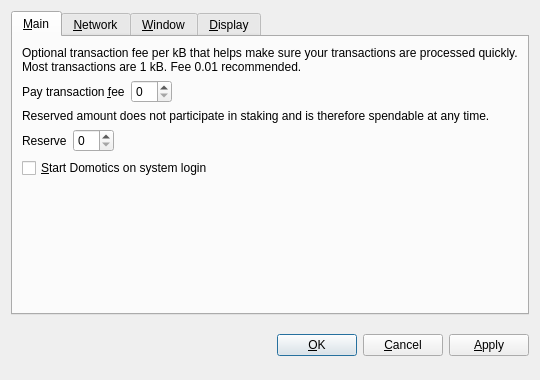
<?xml version="1.0" encoding="UTF-8"?>
<ui version="4.0">
 <class>OptionsDialog</class>
 <widget class="QDialog" name="OptionsDialog">
  <property name="geometry">
   <rect>
    <x>0</x>
    <y>0</y>
    <width>540</width>
    <height>380</height>
   </rect>
  </property>
  <property name="windowTitle">
   <string>Options</string>
  </property>
  <property name="modal">
   <bool>true</bool>
  </property>
  <layout class="QVBoxLayout" name="verticalLayout">
   <item>
    <widget class="QTabWidget" name="tabWidget">
     <property name="tabPosition">
      <enum>QTabWidget::North</enum>
     </property>
     <property name="currentIndex">
      <number>0</number>
     </property>
     <widget class="QWidget" name="tabMain">
      <attribute name="title">
       <string>&amp;Main</string>
      </attribute>
      <layout class="QVBoxLayout" name="verticalLayout_Main">
       <item>
        <widget class="QLabel" name="transactionFeeInfoLabel">
         <property name="text">
          <string>Optional transaction fee per kB that helps make sure your transactions are processed quickly. Most transactions are 1 kB. Fee 0.01 recommended.</string>
         </property>
         <property name="textFormat">
          <enum>Qt::PlainText</enum>
         </property>
         <property name="wordWrap">
          <bool>true</bool>
         </property>
        </widget>
       </item>
       <item>
        <layout class="QHBoxLayout" name="horizontalLayoutFee">
         <item>
          <widget class="QLabel" name="transactionFeeLabel">
           <property name="text">
            <string>Pay transaction &amp;fee</string>
           </property>
           <property name="textFormat">
            <enum>Qt::PlainText</enum>
           </property>
           <property name="buddy">
            <cstring>transactionFee</cstring>
           </property>
          </widget>
         </item>
         <item>
          <widget class="BitcoinAmountField" name="transactionFee"/>
         </item>
         <item>
          <spacer name="horizontalSpacerFee">
           <property name="orientation">
            <enum>Qt::Horizontal</enum>
           </property>
           <property name="sizeHint" stdset="0">
            <size>
             <width>40</width>
             <height>20</height>
            </size>
           </property>
          </spacer>
         </item>
        </layout>
       </item>
       <item>
        <widget class="QLabel" name="reserveBalanceInfoLabel">
         <property name="text">
          <string>Reserved amount does not participate in staking and is therefore spendable at any time.</string>
         </property>
         <property name="textFormat">
          <enum>Qt::PlainText</enum>
         </property>
         <property name="wordWrap">
          <bool>true</bool>
         </property>
        </widget>
       </item>
       <item>
        <layout class="QHBoxLayout" name="horizontalLayoutReserveBalance">
         <item>
          <widget class="QLabel" name="reserveBalanceLabel">
           <property name="text">
            <string>Reserve</string>
           </property>
           <property name="textFormat">
            <enum>Qt::PlainText</enum>
           </property>
           <property name="buddy">
            <cstring>reserveBalance</cstring>
           </property>
          </widget>
         </item>
         <item>
          <widget class="BitcoinAmountField" name="reserveBalance"/>
         </item>
         <item>
          <spacer name="horizontalSpacerReserveBalance">
           <property name="orientation">
            <enum>Qt::Horizontal</enum>
           </property>
           <property name="sizeHint" stdset="0">
            <size>
             <width>40</width>
             <height>20</height>
            </size>
           </property>
          </spacer>
         </item>
        </layout>
       </item>
       <item>
        <widget class="QCheckBox" name="bitcoinAtStartup">
         <property name="toolTip">
          <string>Automatically start Domotics after logging in to the system.</string>
         </property>
         <property name="text">
          <string>&amp;Start Domotics on system login</string>
         </property>
        </widget>
       </item>
       <item>
        <spacer name="verticalSpacer_Main">
         <property name="orientation">
          <enum>Qt::Vertical</enum>
         </property>
         <property name="sizeHint" stdset="0">
          <size>
           <width>20</width>
           <height>40</height>
          </size>
         </property>
        </spacer>
       </item>
      </layout>
     </widget>
     <widget class="QWidget" name="tabNetwork">
      <attribute name="title">
       <string>&amp;Network</string>
      </attribute>
      <layout class="QVBoxLayout" name="verticalLayout_Network">
       <item>
        <widget class="QCheckBox" name="mapPortUpnp">
         <property name="toolTip">
          <string>Automatically open the Domotics client port on the router. This only works when your router supports UPnP and it is enabled.</string>
         </property>
         <property name="text">
          <string>Map port using &amp;UPnP</string>
         </property>
        </widget>
       </item>
       <item>
        <widget class="QCheckBox" name="connectSocks">
         <property name="toolTip">
          <string>Connect to the Domotics network through a SOCKS proxy (e.g. when connecting through Tor).</string>
         </property>
         <property name="text">
          <string>&amp;Connect through SOCKS proxy:</string>
         </property>
        </widget>
       </item>
       <item>
        <layout class="QHBoxLayout" name="horizontalLayout_Network">
         <item>
          <widget class="QLabel" name="proxyIpLabel">
           <property name="text">
            <string>Proxy &amp;IP:</string>
           </property>
           <property name="textFormat">
            <enum>Qt::PlainText</enum>
           </property>
           <property name="buddy">
            <cstring>proxyIp</cstring>
           </property>
          </widget>
         </item>
         <item>
          <widget class="QValidatedLineEdit" name="proxyIp">
           <property name="maximumSize">
            <size>
             <width>140</width>
             <height>16777215</height>
            </size>
           </property>
           <property name="toolTip">
            <string>IP address of the proxy (e.g. 127.0.0.1)</string>
           </property>
          </widget>
         </item>
         <item>
          <widget class="QLabel" name="proxyPortLabel">
           <property name="text">
            <string>&amp;Port:</string>
           </property>
           <property name="textFormat">
            <enum>Qt::PlainText</enum>
           </property>
           <property name="buddy">
            <cstring>proxyPort</cstring>
           </property>
          </widget>
         </item>
         <item>
          <widget class="QLineEdit" name="proxyPort">
           <property name="maximumSize">
            <size>
             <width>55</width>
             <height>16777215</height>
            </size>
           </property>
           <property name="toolTip">
            <string>Port of the proxy (e.g. 9050)</string>
           </property>
          </widget>
         </item>
         <item>
          <widget class="QLabel" name="socksVersionLabel">
           <property name="text">
            <string>SOCKS &amp;Version:</string>
           </property>
           <property name="textFormat">
            <enum>Qt::PlainText</enum>
           </property>
           <property name="buddy">
            <cstring>socksVersion</cstring>
           </property>
          </widget>
         </item>
         <item>
          <widget class="QValueComboBox" name="socksVersion">
           <property name="toolTip">
            <string>SOCKS version of the proxy (e.g. 5)</string>
           </property>
          </widget>
         </item>
         <item>
          <spacer name="horizontalSpacer_Network">
           <property name="orientation">
            <enum>Qt::Horizontal</enum>
           </property>
           <property name="sizeHint" stdset="0">
            <size>
             <width>40</width>
             <height>20</height>
            </size>
           </property>
          </spacer>
         </item>
        </layout>
       </item>
       <item>
        <spacer name="verticalSpacer_Network">
         <property name="orientation">
          <enum>Qt::Vertical</enum>
         </property>
         <property name="sizeHint" stdset="0">
          <size>
           <width>20</width>
           <height>40</height>
          </size>
         </property>
        </spacer>
       </item>
      </layout>
     </widget>
     <widget class="QWidget" name="tabWindow">
      <attribute name="title">
       <string>&amp;Window</string>
      </attribute>
      <layout class="QVBoxLayout" name="verticalLayout_Window">
       <item>
        <widget class="QCheckBox" name="minimizeToTray">
         <property name="toolTip">
          <string>Show only a tray icon after minimizing the window.</string>
         </property>
         <property name="text">
          <string>&amp;Minimize to the tray instead of the taskbar</string>
         </property>
        </widget>
       </item>
       <item>
        <widget class="QCheckBox" name="minimizeOnClose">
         <property name="toolTip">
          <string>Minimize instead of exit the application when the window is closed. When this option is enabled, the application will be closed only after selecting Quit in the menu.</string>
         </property>
         <property name="text">
          <string>M&amp;inimize on close</string>
         </property>
        </widget>
       </item>
       <item>
        <spacer name="verticalSpacer_Window">
         <property name="orientation">
          <enum>Qt::Vertical</enum>
         </property>
         <property name="sizeHint" stdset="0">
          <size>
           <width>20</width>
           <height>40</height>
          </size>
         </property>
        </spacer>
       </item>
      </layout>
     </widget>
     <widget class="QWidget" name="tabDisplay">
      <attribute name="title">
       <string>&amp;Display</string>
      </attribute>
      <layout class="QVBoxLayout" name="verticalLayout_Display">
       <item>
        <layout class="QHBoxLayout" name="horizontalLayout_1_Display">
         <item>
          <widget class="QLabel" name="langLabel">
           <property name="text">
            <string>User Interface &amp;language:</string>
           </property>
           <property name="textFormat">
            <enum>Qt::PlainText</enum>
           </property>
           <property name="buddy">
            <cstring>lang</cstring>
           </property>
          </widget>
         </item>
         <item>
          <widget class="QValueComboBox" name="lang">
           <property name="toolTip">
            <string>The user interface language can be set here. This setting will take effect after restarting Domotics.</string>
           </property>
          </widget>
         </item>
        </layout>
       </item>
       <item>
        <layout class="QHBoxLayout" name="horizontalLayout_2_Display">
         <item>
          <widget class="QLabel" name="unitLabel">
           <property name="text">
            <string>&amp;Unit to show amounts in:</string>
           </property>
           <property name="textFormat">
            <enum>Qt::PlainText</enum>
           </property>
           <property name="buddy">
            <cstring>unit</cstring>
           </property>
          </widget>
         </item>
         <item>
          <widget class="QValueComboBox" name="unit">
           <property name="toolTip">
            <string>Choose the default subdivision unit to show in the interface and when sending coins.</string>
           </property>
          </widget>
         </item>
        </layout>
       </item>
       <item>
        <widget class="QCheckBox" name="displayAddresses">
         <property name="toolTip">
          <string>Whether to show Domotics addresses in the transaction list or not.</string>
         </property>
         <property name="text">
          <string>&amp;Display addresses in transaction list</string>
         </property>
        </widget>
       </item>
       <item>
        <widget class="QCheckBox" name="coinControlFeatures">
         <property name="toolTip">
          <string>Whether to show coin control features or not.</string>
         </property>
         <property name="text">
          <string>Display coin &amp;control features (experts only!)</string>
         </property>
        </widget>
       </item>
       <item>
        <spacer name="verticalSpacer_Display">
         <property name="orientation">
          <enum>Qt::Vertical</enum>
         </property>
         <property name="sizeHint" stdset="0">
          <size>
           <width>20</width>
           <height>40</height>
          </size>
         </property>
        </spacer>
       </item>
      </layout>
     </widget>
    </widget>
   </item>
   <item>
    <layout class="QHBoxLayout" name="horizontalLayout_Buttons">
     <item>
      <spacer name="horizontalSpacer_1">
       <property name="orientation">
        <enum>Qt::Horizontal</enum>
       </property>
       <property name="sizeHint" stdset="0">
        <size>
         <width>40</width>
         <height>48</height>
        </size>
       </property>
      </spacer>
     </item>
     <item>
      <widget class="QLabel" name="statusLabel">
       <property name="font">
        <font>
         <weight>75</weight>
         <bold>true</bold>
        </font>
       </property>
       <property name="text">
        <string/>
       </property>
       <property name="textFormat">
        <enum>Qt::PlainText</enum>
       </property>
       <property name="wordWrap">
        <bool>true</bool>
       </property>
      </widget>
     </item>
     <item>
      <spacer name="horizontalSpacer_2">
       <property name="orientation">
        <enum>Qt::Horizontal</enum>
       </property>
       <property name="sizeHint" stdset="0">
        <size>
         <width>40</width>
         <height>48</height>
        </size>
       </property>
      </spacer>
     </item>
     <item>
      <widget class="QPushButton" name="okButton">
       <property name="text">
        <string>&amp;OK</string>
       </property>
      </widget>
     </item>
     <item>
      <widget class="QPushButton" name="cancelButton">
       <property name="text">
        <string>&amp;Cancel</string>
       </property>
       <property name="autoDefault">
        <bool>false</bool>
       </property>
      </widget>
     </item>
     <item>
      <widget class="QPushButton" name="applyButton">
       <property name="text">
        <string>&amp;Apply</string>
       </property>
       <property name="autoDefault">
        <bool>false</bool>
       </property>
      </widget>
     </item>
    </layout>
   </item>
  </layout>
 </widget>
 <customwidgets>
  <customwidget>
   <class>BitcoinAmountField</class>
   <extends>QSpinBox</extends>
   <header>bitcoinamountfield.h</header>
  </customwidget>
  <customwidget>
   <class>QValueComboBox</class>
   <extends>QComboBox</extends>
   <header>qvaluecombobox.h</header>
  </customwidget>
  <customwidget>
   <class>QValidatedLineEdit</class>
   <extends>QLineEdit</extends>
   <header>qvalidatedlineedit.h</header>
  </customwidget>
 </customwidgets>
 <resources/>
 <connections/>
</ui>
